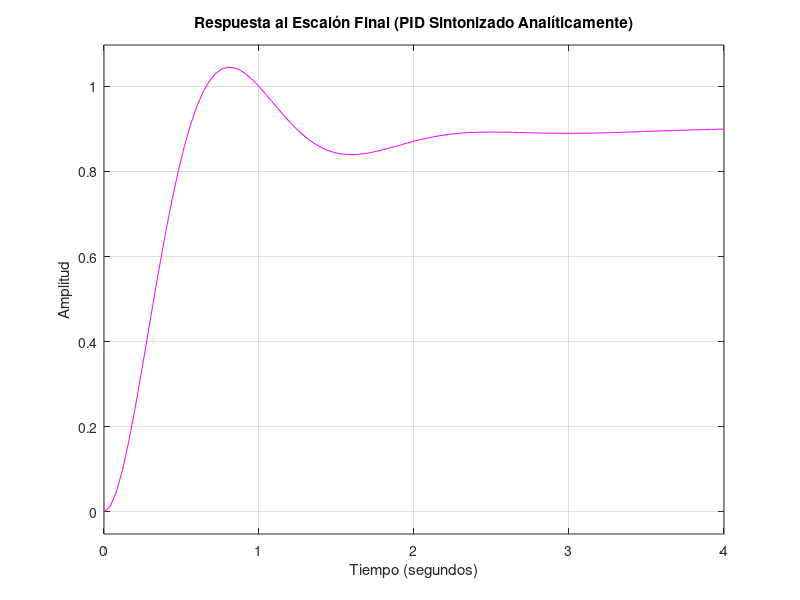

This figure's MATLAB source:
% --- Práctica 3: Validación del Paso 5 ---
% Extracción e Implementación del Controlador PID
clear; clc; close all;

% 1. Planta original
numF = 15;
denF = [1 10 27 18];
F = tf(numF, denF);

% 2. Parámetros calculados analíticamente
Kp = 6.6722;
Ki = 0.6563;
Kd = 1.0938;

% 3. Construcción del controlador usando las constantes
C_PID_final = tf([Kd Kp Ki], [1 0]);

% 4. Sistema en lazo cerrado
T_PID_final = feedback(series(C_PID_final, F), 1);

% 5. Validación final mediante Respuesta al Escalón
figure('Name', 'Validación Final PID');
step(T_PID_final, 'm-', 4);
title('Respuesta al Escalón Final (PID Sintonizado Analíticamente)');
grid on;
xlabel('Tiempo (segundos)');
ylabel('Amplitud');

% 6. Información en consola de los polos
disp('Polos finales en lazo cerrado (deben ser idénticos al Paso 4):');
pole(T_PID_final)
